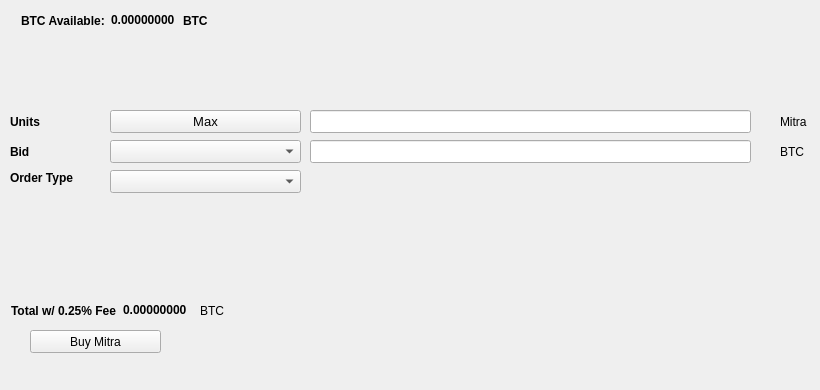
   <widget class="QWidget" name="BuyTab">
    <attribute name="title">
     <string>Buy</string>
    </attribute>
    <widget class="QPushButton" name="BuyMitra">
     <property name="geometry">
      <rect>
       <x>30</x>
       <y>330</y>
       <width>131</width>
       <height>23</height>
      </rect>
     </property>
     <property name="text">
      <string>Buy Mitra</string>
     </property>
     <property name="icon">
      <iconset resource="../mitra.qrc">
       <normaloff>:/icons/bitcoin</normaloff>:/icons/bitcoin</iconset>
     </property>
    </widget>
    <widget class="QLabel" name="label_3">
     <property name="geometry">
      <rect>
       <x>10</x>
       <y>110</y>
       <width>46</width>
       <height>23</height>
      </rect>
     </property>
     <property name="font">
      <font>
       <weight>75</weight>
       <bold>true</bold>
      </font>
     </property>
     <property name="text">
      <string>Units</string>
     </property>
    </widget>
    <widget class="QLineEdit" name="UnitsInput">
     <property name="geometry">
      <rect>
       <x>310</x>
       <y>110</y>
       <width>441</width>
       <height>23</height>
      </rect>
     </property>
     <property name="font">
      <font>
       <pointsize>9</pointsize>
       <weight>75</weight>
       <bold>true</bold>
      </font>
     </property>
    </widget>
    <widget class="QLineEdit" name="BuyBidPriceEdit">
     <property name="geometry">
      <rect>
       <x>310</x>
       <y>140</y>
       <width>441</width>
       <height>23</height>
      </rect>
     </property>
     <property name="font">
      <font>
       <pointsize>9</pointsize>
       <weight>75</weight>
       <bold>true</bold>
      </font>
     </property>
    </widget>
    <widget class="QLabel" name="label_4">
     <property name="geometry">
      <rect>
       <x>780</x>
       <y>110</y>
       <width>31</width>
       <height>23</height>
      </rect>
     </property>
     <property name="text">
      <string>Mitra</string>
     </property>
    </widget>
    <widget class="QLabel" name="label_5">
     <property name="geometry">
      <rect>
       <x>780</x>
       <y>140</y>
       <width>31</width>
       <height>23</height>
      </rect>
     </property>
     <property name="text">
      <string>BTC</string>
     </property>
    </widget>
    <widget class="QLabel" name="label_6">
     <property name="geometry">
      <rect>
       <x>10</x>
       <y>140</y>
       <width>46</width>
       <height>23</height>
      </rect>
     </property>
     <property name="font">
      <font>
       <weight>75</weight>
       <bold>true</bold>
      </font>
     </property>
     <property name="text">
      <string>Bid</string>
     </property>
    </widget>
    <widget class="QLabel" name="label_7">
     <property name="geometry">
      <rect>
       <x>10</x>
       <y>170</y>
       <width>91</width>
       <height>16</height>
      </rect>
     </property>
     <property name="font">
      <font>
       <weight>75</weight>
       <bold>true</bold>
      </font>
     </property>
     <property name="text">
      <string>Order Type</string>
     </property>
    </widget>
    <widget class="QPushButton" name="Buy_Max_Amount">
     <property name="geometry">
      <rect>
       <x>110</x>
       <y>110</y>
       <width>191</width>
       <height>23</height>
      </rect>
     </property>
     <property name="font">
      <font>
       <pointsize>10</pointsize>
      </font>
     </property>
     <property name="text">
      <string>Max</string>
     </property>
    </widget>
    <widget class="QComboBox" name="BuyBidcomboBox">
     <property name="geometry">
      <rect>
       <x>110</x>
       <y>140</y>
       <width>191</width>
       <height>23</height>
      </rect>
     </property>
     <property name="font">
      <font>
       <pointsize>10</pointsize>
      </font>
     </property>
    </widget>
    <widget class="QComboBox" name="buyOrdertypeCombo">
     <property name="geometry">
      <rect>
       <x>110</x>
       <y>170</y>
       <width>191</width>
       <height>23</height>
      </rect>
     </property>
     <property name="font">
      <font>
       <pointsize>10</pointsize>
      </font>
     </property>
    </widget>
    <widget class="QWidget" name="layoutWidget1">
     <property name="geometry">
      <rect>
       <x>21</x>
       <y>11</y>
       <width>227</width>
       <height>19</height>
      </rect>
     </property>
     <layout class="QHBoxLayout" name="horizontalLayout_3">
      <item>
       <widget class="QLabel" name="label232">
        <property name="font">
         <font>
          <weight>75</weight>
          <bold>true</bold>
         </font>
        </property>
        <property name="text">
         <string>BTC Available:</string>
        </property>
       </widget>
      </item>
      <item>
       <widget class="QLabel" name="BtcAvailableLbl">
        <property name="palette">
         <palette>
          <active>
           <colorrole role="WindowText">
            <brush brushstyle="SolidPattern">
             <color alpha="255">
              <red>0</red>
              <green>0</green>
              <blue>0</blue>
             </color>
            </brush>
           </colorrole>
           <colorrole role="Button">
            <brush brushstyle="SolidPattern">
             <color alpha="255">
              <red>0</red>
              <green>170</green>
              <blue>0</blue>
             </color>
            </brush>
           </colorrole>
           <colorrole role="Light">
            <brush brushstyle="SolidPattern">
             <color alpha="255">
              <red>0</red>
              <green>255</green>
              <blue>0</blue>
             </color>
            </brush>
           </colorrole>
           <colorrole role="Midlight">
            <brush brushstyle="SolidPattern">
             <color alpha="255">
              <red>0</red>
              <green>212</green>
              <blue>0</blue>
             </color>
            </brush>
           </colorrole>
           <colorrole role="Dark">
            <brush brushstyle="SolidPattern">
             <color alpha="255">
              <red>0</red>
              <green>85</green>
              <blue>0</blue>
             </color>
            </brush>
           </colorrole>
           <colorrole role="Mid">
            <brush brushstyle="SolidPattern">
             <color alpha="255">
              <red>0</red>
              <green>113</green>
              <blue>0</blue>
             </color>
            </brush>
           </colorrole>
           <colorrole role="Text">
            <brush brushstyle="SolidPattern">
             <color alpha="255">
              <red>0</red>
              <green>170</green>
              <blue>0</blue>
             </color>
            </brush>
           </colorrole>
           <colorrole role="BrightText">
            <brush brushstyle="SolidPattern">
             <color alpha="255">
              <red>255</red>
              <green>255</green>
              <blue>255</blue>
             </color>
            </brush>
           </colorrole>
           <colorrole role="ButtonText">
            <brush brushstyle="SolidPattern">
             <color alpha="255">
              <red>0</red>
              <green>0</green>
              <blue>0</blue>
             </color>
            </brush>
           </colorrole>
           <colorrole role="Base">
            <brush brushstyle="SolidPattern">
             <color alpha="255">
              <red>255</red>
              <green>255</green>
              <blue>255</blue>
             </color>
            </brush>
           </colorrole>
           <colorrole role="Window">
            <brush brushstyle="SolidPattern">
             <color alpha="255">
              <red>0</red>
              <green>170</green>
              <blue>0</blue>
             </color>
            </brush>
           </colorrole>
           <colorrole role="Shadow">
            <brush brushstyle="SolidPattern">
             <color alpha="255">
              <red>0</red>
              <green>0</green>
              <blue>0</blue>
             </color>
            </brush>
           </colorrole>
           <colorrole role="AlternateBase">
            <brush brushstyle="SolidPattern">
             <color alpha="255">
              <red>127</red>
              <green>212</green>
              <blue>127</blue>
             </color>
            </brush>
           </colorrole>
           <colorrole role="ToolTipBase">
            <brush brushstyle="SolidPattern">
             <color alpha="255">
              <red>255</red>
              <green>255</green>
              <blue>220</blue>
             </color>
            </brush>
           </colorrole>
           <colorrole role="ToolTipText">
            <brush brushstyle="SolidPattern">
             <color alpha="255">
              <red>0</red>
              <green>0</green>
              <blue>0</blue>
             </color>
            </brush>
           </colorrole>
          </active>
          <inactive>
           <colorrole role="WindowText">
            <brush brushstyle="SolidPattern">
             <color alpha="255">
              <red>0</red>
              <green>0</green>
              <blue>0</blue>
             </color>
            </brush>
           </colorrole>
           <colorrole role="Button">
            <brush brushstyle="SolidPattern">
             <color alpha="255">
              <red>0</red>
              <green>170</green>
              <blue>0</blue>
             </color>
            </brush>
           </colorrole>
           <colorrole role="Light">
            <brush brushstyle="SolidPattern">
             <color alpha="255">
              <red>0</red>
              <green>255</green>
              <blue>0</blue>
             </color>
            </brush>
           </colorrole>
           <colorrole role="Midlight">
            <brush brushstyle="SolidPattern">
             <color alpha="255">
              <red>0</red>
              <green>212</green>
              <blue>0</blue>
             </color>
            </brush>
           </colorrole>
           <colorrole role="Dark">
            <brush brushstyle="SolidPattern">
             <color alpha="255">
              <red>0</red>
              <green>85</green>
              <blue>0</blue>
             </color>
            </brush>
           </colorrole>
           <colorrole role="Mid">
            <brush brushstyle="SolidPattern">
             <color alpha="255">
              <red>0</red>
              <green>113</green>
              <blue>0</blue>
             </color>
            </brush>
           </colorrole>
           <colorrole role="Text">
            <brush brushstyle="SolidPattern">
             <color alpha="255">
              <red>0</red>
              <green>170</green>
              <blue>0</blue>
             </color>
            </brush>
           </colorrole>
           <colorrole role="BrightText">
            <brush brushstyle="SolidPattern">
             <color alpha="255">
              <red>255</red>
              <green>255</green>
              <blue>255</blue>
             </color>
            </brush>
           </colorrole>
           <colorrole role="ButtonText">
            <brush brushstyle="SolidPattern">
             <color alpha="255">
              <red>0</red>
              <green>0</green>
              <blue>0</blue>
             </color>
            </brush>
           </colorrole>
           <colorrole role="Base">
            <brush brushstyle="SolidPattern">
             <color alpha="255">
              <red>255</red>
              <green>255</green>
              <blue>255</blue>
             </color>
            </brush>
           </colorrole>
           <colorrole role="Window">
            <brush brushstyle="SolidPattern">
             <color alpha="255">
              <red>0</red>
              <green>170</green>
              <blue>0</blue>
             </color>
            </brush>
           </colorrole>
           <colorrole role="Shadow">
            <brush brushstyle="SolidPattern">
             <color alpha="255">
              <red>0</red>
              <green>0</green>
              <blue>0</blue>
             </color>
            </brush>
           </colorrole>
           <colorrole role="AlternateBase">
            <brush brushstyle="SolidPattern">
             <color alpha="255">
              <red>127</red>
              <green>212</green>
              <blue>127</blue>
             </color>
            </brush>
           </colorrole>
           <colorrole role="ToolTipBase">
            <brush brushstyle="SolidPattern">
             <color alpha="255">
              <red>255</red>
              <green>255</green>
              <blue>220</blue>
             </color>
            </brush>
           </colorrole>
           <colorrole role="ToolTipText">
            <brush brushstyle="SolidPattern">
             <color alpha="255">
              <red>0</red>
              <green>0</green>
              <blue>0</blue>
             </color>
            </brush>
           </colorrole>
          </inactive>
          <disabled>
           <colorrole role="WindowText">
            <brush brushstyle="SolidPattern">
             <color alpha="255">
              <red>0</red>
              <green>85</green>
              <blue>0</blue>
             </color>
            </brush>
           </colorrole>
           <colorrole role="Button">
            <brush brushstyle="SolidPattern">
             <color alpha="255">
              <red>0</red>
              <green>170</green>
              <blue>0</blue>
             </color>
            </brush>
           </colorrole>
           <colorrole role="Light">
            <brush brushstyle="SolidPattern">
             <color alpha="255">
              <red>0</red>
              <green>255</green>
              <blue>0</blue>
             </color>
            </brush>
           </colorrole>
           <colorrole role="Midlight">
            <brush brushstyle="SolidPattern">
             <color alpha="255">
              <red>0</red>
              <green>212</green>
              <blue>0</blue>
             </color>
            </brush>
           </colorrole>
           <colorrole role="Dark">
            <brush brushstyle="SolidPattern">
             <color alpha="255">
              <red>0</red>
              <green>85</green>
              <blue>0</blue>
             </color>
            </brush>
           </colorrole>
           <colorrole role="Mid">
            <brush brushstyle="SolidPattern">
             <color alpha="255">
              <red>0</red>
              <green>113</green>
              <blue>0</blue>
             </color>
            </brush>
           </colorrole>
           <colorrole role="Text">
            <brush brushstyle="SolidPattern">
             <color alpha="255">
              <red>0</red>
              <green>85</green>
              <blue>0</blue>
             </color>
            </brush>
           </colorrole>
           <colorrole role="BrightText">
            <brush brushstyle="SolidPattern">
             <color alpha="255">
              <red>255</red>
              <green>255</green>
              <blue>255</blue>
             </color>
            </brush>
           </colorrole>
           <colorrole role="ButtonText">
            <brush brushstyle="SolidPattern">
             <color alpha="255">
              <red>0</red>
              <green>85</green>
              <blue>0</blue>
             </color>
            </brush>
           </colorrole>
           <colorrole role="Base">
            <brush brushstyle="SolidPattern">
             <color alpha="255">
              <red>0</red>
              <green>170</green>
              <blue>0</blue>
             </color>
            </brush>
           </colorrole>
           <colorrole role="Window">
            <brush brushstyle="SolidPattern">
             <color alpha="255">
              <red>0</red>
              <green>170</green>
              <blue>0</blue>
             </color>
            </brush>
           </colorrole>
           <colorrole role="Shadow">
            <brush brushstyle="SolidPattern">
             <color alpha="255">
              <red>0</red>
              <green>0</green>
              <blue>0</blue>
             </color>
            </brush>
           </colorrole>
           <colorrole role="AlternateBase">
            <brush brushstyle="SolidPattern">
             <color alpha="255">
              <red>0</red>
              <green>170</green>
              <blue>0</blue>
             </color>
            </brush>
           </colorrole>
           <colorrole role="ToolTipBase">
            <brush brushstyle="SolidPattern">
             <color alpha="255">
              <red>255</red>
              <green>255</green>
              <blue>220</blue>
             </color>
            </brush>
           </colorrole>
           <colorrole role="ToolTipText">
            <brush brushstyle="SolidPattern">
             <color alpha="255">
              <red>0</red>
              <green>0</green>
              <blue>0</blue>
             </color>
            </brush>
           </colorrole>
          </disabled>
         </palette>
        </property>
        <property name="font">
         <font>
          <weight>75</weight>
          <bold>true</bold>
         </font>
        </property>
        <property name="text">
         <string>0.00000000</string>
        </property>
        <property name="textInteractionFlags">
         <set>Qt::LinksAccessibleByMouse|Qt::TextSelectableByKeyboard|Qt::TextSelectableByMouse</set>
        </property>
       </widget>
      </item>
      <item>
       <widget class="QLabel" name="BtcAvailableLbl_2">
        <property name="font">
         <font>
          <weight>75</weight>
          <bold>true</bold>
         </font>
        </property>
        <property name="text">
         <string>BTC</string>
        </property>
       </widget>
      </item>
     </layout>
    </widget>
    <widget class="QWidget" name="layoutWidge2">
     <property name="geometry">
      <rect>
       <x>11</x>
       <y>301</y>
       <width>259</width>
       <height>19</height>
      </rect>
     </property>
     <layout class="QHBoxLayout" name="horizontalLayout_4">
      <item>
       <widget class="QLabel" name="label_9">
        <property name="font">
         <font>
          <weight>75</weight>
          <bold>true</bold>
         </font>
        </property>
        <property name="text">
         <string>Total w/ 0.25% Fee</string>
        </property>
       </widget>
      </item>
      <item>
       <widget class="QLabel" name="BuyCostLabel">
        <property name="palette">
         <palette>
          <active>
           <colorrole role="WindowText">
            <brush brushstyle="SolidPattern">
             <color alpha="255">
              <red>0</red>
              <green>0</green>
              <blue>0</blue>
             </color>
            </brush>
           </colorrole>
           <colorrole role="Button">
            <brush brushstyle="SolidPattern">
             <color alpha="255">
              <red>0</red>
              <green>170</green>
              <blue>0</blue>
             </color>
            </brush>
           </colorrole>
           <colorrole role="Light">
            <brush brushstyle="SolidPattern">
             <color alpha="255">
              <red>0</red>
              <green>255</green>
              <blue>0</blue>
             </color>
            </brush>
           </colorrole>
           <colorrole role="Midlight">
            <brush brushstyle="SolidPattern">
             <color alpha="255">
              <red>0</red>
              <green>212</green>
              <blue>0</blue>
             </color>
            </brush>
           </colorrole>
           <colorrole role="Dark">
            <brush brushstyle="SolidPattern">
             <color alpha="255">
              <red>0</red>
              <green>85</green>
              <blue>0</blue>
             </color>
            </brush>
           </colorrole>
           <colorrole role="Mid">
            <brush brushstyle="SolidPattern">
             <color alpha="255">
              <red>0</red>
              <green>113</green>
              <blue>0</blue>
             </color>
            </brush>
           </colorrole>
           <colorrole role="Text">
            <brush brushstyle="SolidPattern">
             <color alpha="255">
              <red>0</red>
              <green>170</green>
              <blue>0</blue>
             </color>
            </brush>
           </colorrole>
           <colorrole role="BrightText">
            <brush brushstyle="SolidPattern">
             <color alpha="255">
              <red>255</red>
              <green>255</green>
              <blue>255</blue>
             </color>
            </brush>
           </colorrole>
           <colorrole role="ButtonText">
            <brush brushstyle="SolidPattern">
             <color alpha="255">
              <red>0</red>
              <green>0</green>
              <blue>0</blue>
             </color>
            </brush>
           </colorrole>
           <colorrole role="Base">
            <brush brushstyle="SolidPattern">
             <color alpha="255">
              <red>255</red>
              <green>255</green>
              <blue>255</blue>
             </color>
            </brush>
           </colorrole>
           <colorrole role="Window">
            <brush brushstyle="SolidPattern">
             <color alpha="255">
              <red>0</red>
              <green>170</green>
              <blue>0</blue>
             </color>
            </brush>
           </colorrole>
           <colorrole role="Shadow">
            <brush brushstyle="SolidPattern">
             <color alpha="255">
              <red>0</red>
              <green>0</green>
              <blue>0</blue>
             </color>
            </brush>
           </colorrole>
           <colorrole role="AlternateBase">
            <brush brushstyle="SolidPattern">
             <color alpha="255">
              <red>127</red>
              <green>212</green>
              <blue>127</blue>
             </color>
            </brush>
           </colorrole>
           <colorrole role="ToolTipBase">
            <brush brushstyle="SolidPattern">
             <color alpha="255">
              <red>255</red>
              <green>255</green>
              <blue>220</blue>
             </color>
            </brush>
           </colorrole>
           <colorrole role="ToolTipText">
            <brush brushstyle="SolidPattern">
             <color alpha="255">
              <red>0</red>
              <green>0</green>
              <blue>0</blue>
             </color>
            </brush>
           </colorrole>
          </active>
          <inactive>
           <colorrole role="WindowText">
            <brush brushstyle="SolidPattern">
             <color alpha="255">
              <red>0</red>
              <green>0</green>
              <blue>0</blue>
             </color>
            </brush>
           </colorrole>
           <colorrole role="Button">
            <brush brushstyle="SolidPattern">
             <color alpha="255">
              <red>0</red>
              <green>170</green>
              <blue>0</blue>
             </color>
            </brush>
           </colorrole>
           <colorrole role="Light">
            <brush brushstyle="SolidPattern">
             <color alpha="255">
              <red>0</red>
              <green>255</green>
              <blue>0</blue>
             </color>
            </brush>
           </colorrole>
           <colorrole role="Midlight">
            <brush brushstyle="SolidPattern">
             <color alpha="255">
              <red>0</red>
              <green>212</green>
              <blue>0</blue>
             </color>
            </brush>
           </colorrole>
           <colorrole role="Dark">
            <brush brushstyle="SolidPattern">
             <color alpha="255">
              <red>0</red>
              <green>85</green>
              <blue>0</blue>
             </color>
            </brush>
           </colorrole>
           <colorrole role="Mid">
            <brush brushstyle="SolidPattern">
             <color alpha="255">
              <red>0</red>
              <green>113</green>
              <blue>0</blue>
             </color>
            </brush>
           </colorrole>
           <colorrole role="Text">
            <brush brushstyle="SolidPattern">
             <color alpha="255">
              <red>0</red>
              <green>170</green>
              <blue>0</blue>
             </color>
            </brush>
           </colorrole>
           <colorrole role="BrightText">
            <brush brushstyle="SolidPattern">
             <color alpha="255">
              <red>255</red>
              <green>255</green>
              <blue>255</blue>
             </color>
            </brush>
           </colorrole>
           <colorrole role="ButtonText">
            <brush brushstyle="SolidPattern">
             <color alpha="255">
              <red>0</red>
              <green>0</green>
              <blue>0</blue>
             </color>
            </brush>
           </colorrole>
           <colorrole role="Base">
            <brush brushstyle="SolidPattern">
             <color alpha="255">
              <red>255</red>
              <green>255</green>
              <blue>255</blue>
             </color>
            </brush>
           </colorrole>
           <colorrole role="Window">
            <brush brushstyle="SolidPattern">
             <color alpha="255">
              <red>0</red>
              <green>170</green>
              <blue>0</blue>
             </color>
            </brush>
           </colorrole>
           <colorrole role="Shadow">
            <brush brushstyle="SolidPattern">
             <color alpha="255">
              <red>0</red>
              <green>0</green>
              <blue>0</blue>
             </color>
            </brush>
           </colorrole>
           <colorrole role="AlternateBase">
            <brush brushstyle="SolidPattern">
             <color alpha="255">
              <red>127</red>
              <green>212</green>
              <blue>127</blue>
             </color>
            </brush>
           </colorrole>
           <colorrole role="ToolTipBase">
            <brush brushstyle="SolidPattern">
             <color alpha="255">
              <red>255</red>
              <green>255</green>
              <blue>220</blue>
             </color>
            </brush>
           </colorrole>
           <colorrole role="ToolTipText">
            <brush brushstyle="SolidPattern">
             <color alpha="255">
              <red>0</red>
              <green>0</green>
              <blue>0</blue>
             </color>
            </brush>
           </colorrole>
          </inactive>
          <disabled>
           <colorrole role="WindowText">
            <brush brushstyle="SolidPattern">
             <color alpha="255">
              <red>0</red>
              <green>85</green>
              <blue>0</blue>
             </color>
            </brush>
           </colorrole>
           <colorrole role="Button">
            <brush brushstyle="SolidPattern">
             <color alpha="255">
              <red>0</red>
              <green>170</green>
              <blue>0</blue>
             </color>
            </brush>
           </colorrole>
           <colorrole role="Light">
            <brush brushstyle="SolidPattern">
             <color alpha="255">
              <red>0</red>
              <green>255</green>
              <blue>0</blue>
             </color>
            </brush>
           </colorrole>
           <colorrole role="Midlight">
            <brush brushstyle="SolidPattern">
             <color alpha="255">
              <red>0</red>
              <green>212</green>
              <blue>0</blue>
             </color>
            </brush>
           </colorrole>
           <colorrole role="Dark">
            <brush brushstyle="SolidPattern">
             <color alpha="255">
              <red>0</red>
              <green>85</green>
              <blue>0</blue>
             </color>
            </brush>
           </colorrole>
           <colorrole role="Mid">
            <brush brushstyle="SolidPattern">
             <color alpha="255">
              <red>0</red>
              <green>113</green>
              <blue>0</blue>
             </color>
            </brush>
           </colorrole>
           <colorrole role="Text">
            <brush brushstyle="SolidPattern">
             <color alpha="255">
              <red>0</red>
              <green>85</green>
              <blue>0</blue>
             </color>
            </brush>
           </colorrole>
           <colorrole role="BrightText">
            <brush brushstyle="SolidPattern">
             <color alpha="255">
              <red>255</red>
              <green>255</green>
              <blue>255</blue>
             </color>
            </brush>
           </colorrole>
           <colorrole role="ButtonText">
            <brush brushstyle="SolidPattern">
             <color alpha="255">
              <red>0</red>
              <green>85</green>
              <blue>0</blue>
             </color>
            </brush>
           </colorrole>
           <colorrole role="Base">
            <brush brushstyle="SolidPattern">
             <color alpha="255">
              <red>0</red>
              <green>170</green>
              <blue>0</blue>
             </color>
            </brush>
           </colorrole>
           <colorrole role="Window">
            <brush brushstyle="SolidPattern">
             <color alpha="255">
              <red>0</red>
              <green>170</green>
              <blue>0</blue>
             </color>
            </brush>
           </colorrole>
           <colorrole role="Shadow">
            <brush brushstyle="SolidPattern">
             <color alpha="255">
              <red>0</red>
              <green>0</green>
              <blue>0</blue>
             </color>
            </brush>
           </colorrole>
           <colorrole role="AlternateBase">
            <brush brushstyle="SolidPattern">
             <color alpha="255">
              <red>0</red>
              <green>170</green>
              <blue>0</blue>
             </color>
            </brush>
           </colorrole>
           <colorrole role="ToolTipBase">
            <brush brushstyle="SolidPattern">
             <color alpha="255">
              <red>255</red>
              <green>255</green>
              <blue>220</blue>
             </color>
            </brush>
           </colorrole>
           <colorrole role="ToolTipText">
            <brush brushstyle="SolidPattern">
             <color alpha="255">
              <red>0</red>
              <green>0</green>
              <blue>0</blue>
             </color>
            </brush>
           </colorrole>
          </disabled>
         </palette>
        </property>
        <property name="font">
         <font>
          <weight>75</weight>
          <bold>true</bold>
         </font>
        </property>
        <property name="autoFillBackground">
         <bool>false</bool>
        </property>
        <property name="text">
         <string>0.00000000</string>
        </property>
        <property name="textInteractionFlags">
         <set>Qt::LinksAccessibleByMouse|Qt::TextSelectableByMouse</set>
        </property>
       </widget>
      </item>
      <item>
       <widget class="QLabel" name="label_10">
        <property name="font">
         <font>
          <weight>50</weight>
          <bold>false</bold>
         </font>
        </property>
        <property name="text">
         <string>BTC</string>
        </property>
       </widget>
      </item>
     </layout>
    </widget>
    <widget class="QLabel" name="label_24">
     <property name="geometry">
      <rect>
       <x>460</x>
       <y>300</y>
       <width>281</width>
       <height>81</height>
      </rect>
     </property>
     <property name="text">
      <string/>
     </property>
     <property name="pixmap">
      <pixmap>:/images/bittrex</pixmap>
     </property>
    </widget>
   </widget>
